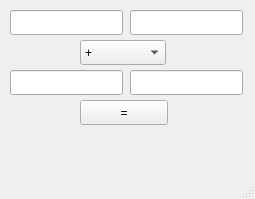
<?xml version="1.0" encoding="UTF-8"?>
<ui version="4.0">
 <class>MainWindow</class>
 <widget class="QMainWindow" name="MainWindow">
  <property name="geometry">
   <rect>
    <x>0</x>
    <y>0</y>
    <width>255</width>
    <height>199</height>
   </rect>
  </property>
  <property name="windowTitle">
   <string>MainWindow</string>
  </property>
  <widget class="QWidget" name="centralwidget">
   <widget class="QLineEdit" name="editFirstX">
    <property name="geometry">
     <rect>
      <x>10</x>
      <y>10</y>
      <width>113</width>
      <height>25</height>
     </rect>
    </property>
   </widget>
   <widget class="QLineEdit" name="editFirstY">
    <property name="geometry">
     <rect>
      <x>130</x>
      <y>10</y>
      <width>113</width>
      <height>25</height>
     </rect>
    </property>
   </widget>
   <widget class="QLineEdit" name="editSecondX">
    <property name="geometry">
     <rect>
      <x>10</x>
      <y>70</y>
      <width>113</width>
      <height>25</height>
     </rect>
    </property>
   </widget>
   <widget class="QLineEdit" name="editSecondY">
    <property name="geometry">
     <rect>
      <x>130</x>
      <y>70</y>
      <width>113</width>
      <height>25</height>
     </rect>
    </property>
   </widget>
   <widget class="QComboBox" name="actionSwitch">
    <property name="geometry">
     <rect>
      <x>80</x>
      <y>40</y>
      <width>86</width>
      <height>25</height>
     </rect>
    </property>
    <item>
     <property name="text">
      <string>+</string>
     </property>
    </item>
    <item>
     <property name="text">
      <string>-</string>
     </property>
    </item>
   </widget>
   <widget class="QPushButton" name="resultButton">
    <property name="geometry">
     <rect>
      <x>80</x>
      <y>100</y>
      <width>88</width>
      <height>25</height>
     </rect>
    </property>
    <property name="text">
     <string>=</string>
    </property>
   </widget>
   <widget class="QLabel" name="resultLabel">
    <property name="geometry">
     <rect>
      <x>80</x>
      <y>130</y>
      <width>66</width>
      <height>17</height>
     </rect>
    </property>
    <property name="text">
     <string/>
    </property>
   </widget>
  </widget>
  <widget class="QStatusBar" name="statusbar"/>
 </widget>
 <resources/>
 <connections/>
</ui>
